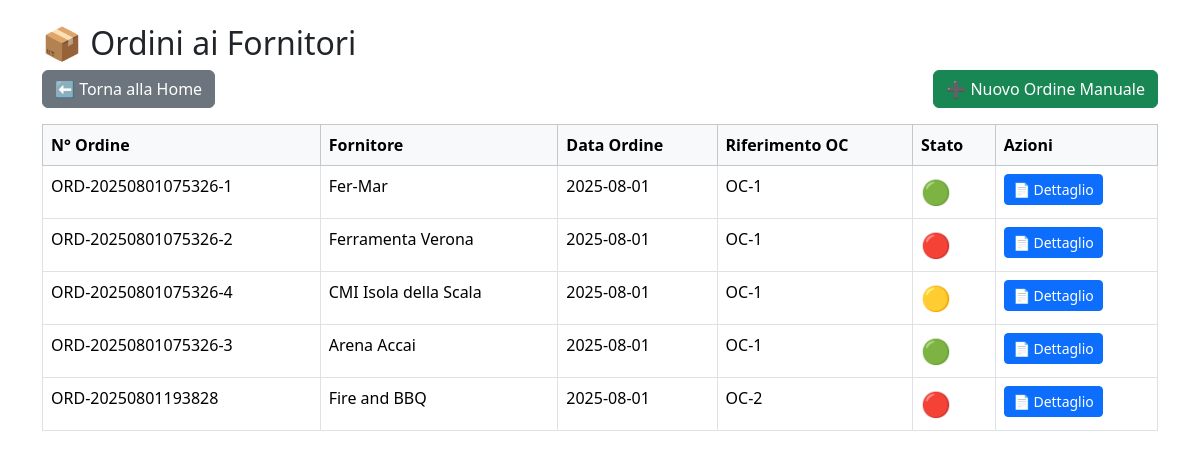
The page /ordini-fornitore on the database its author committed.
### tables this page shows
CREATE TABLE ordini_fornitore (
    id INTEGER PRIMARY KEY AUTOINCREMENT,
    numero_ordine TEXT NOT NULL,
    id_fornitore INTEGER NOT NULL,
    data_ordine TEXT NOT NULL,
    riferimento_oc TEXT,
    FOREIGN KEY (id_fornitore) REFERENCES fornitori(id)
);

CREATE TABLE fornitori (
                id INTEGER PRIMARY KEY AUTOINCREMENT,
                nome TEXT NOT NULL,
                email TEXT,
                telefono TEXT
            , indirizzo TEXT, piva TEXT, iban TEXT, lavorazioni TEXT);

### main_6.py (the view)
@app.route('/ordini-fornitore')
def elenco_ordini_fornitore():
    conn = sqlite3.connect(DB_NAME)
    c = conn.cursor()
    c.execute('''
        SELECT o.id, o.numero_ordine, f.nome, o.data_ordine, o.riferimento_oc
        FROM ordini_fornitore o
        JOIN fornitori f ON o.id_fornitore = f.id
        ORDER BY o.data_ordine DESC
    ''')
    ordini_base = c.fetchall()
    ordini = []
    for o in ordini_base:
        id_ordine = o[0]
        c.execute('''
            SELECT data_confermata, data_consegna
            FROM righe_ordine_fornitore
            WHERE id_ordine = ? AND qty > 0
        ''', (id_ordine,))
        righe = c.fetchall()
        semaforo = "🔴"
        if all(r[1] for r in righe if r):  # tutte le data_consegna sono compilate
            semaforo = "🟢"
        elif all(r[0] for r in righe if r):  # tutte le data_confermata sono compilate
            semaforo = "🟡"
        ordini.append(o + (semaforo,))  # aggiunge lo stato al record
    conn.close()
    return render_template("ordini_fornitore.html", ordini=ordini)

### templates/ordini_fornitore.html (shortened to what this page needs)
<!DOCTYPE html>
<html lang="it">
<head>
    <link href="https://cdn.jsdelivr.net/npm/bootstrap@5.3.2/dist/css/bootstrap.min.css" rel="stylesheet">
</head>
<body>
<div class="container mt-4">
    <h2>📦 Ordini ai Fornitori</h2>
    <div class="d-flex justify-content-between mb-3">
        <a href="{{ url_for('dashboard') }}" class="btn btn-secondary">⬅ Torna alla Home</a>
        <a href="{{ url_for('crea_ordine_manuale') }}" class="btn btn-success">➕ Nuovo Ordine Manuale</a>
    </div>
    <table class="table table-bordered">
        <thead class="table-light">
            <tr>
                <th>N° Ordine</th>
                <th>Fornitore</th>
                <th>Data Ordine</th>
                <th>Riferimento OC</th>
                <th>Stato</th>
                <th>Azioni</th>
            </tr>
        </thead>
        <tbody>
            {% for o in ordini %}
            <tr>
                <td>{{ o[1] }}</td>
                <td>{{ o[2] }}</td>
                <td>{{ o[3] }}</td>
                <td>{{ o[4] }}</td>
                <td style="font-size: 1.5em;">{{ o[5] }}</td>
                <td>
                    <a href="{{ url_for('dettaglio_ordine_fornitore', id_ordine=o[0]) }}" class="btn btn-sm btn-primary">📄 Dettaglio</a>
                </td>
            </tr>
            {% endfor %}
        </tbody>
    </table>
</div>
</body>
</html>

### rows shown on the page
ordini_fornitore: numero_ordine "ORD-20250801075326-1", nome "Fer-Mar", data_ordine "2025-08-01", riferimento_oc "OC-1", o "🟢"
ordini_fornitore: numero_ordine "ORD-20250801075326-2", nome "Ferramenta Verona", data_ordine "2025-08-01", riferimento_oc "OC-1", o "🔴"
ordini_fornitore: numero_ordine "ORD-20250801075326-4", nome "CMI Isola della Scala", data_ordine "2025-08-01", riferimento_oc "OC-1", o "🟡"
ordini_fornitore: numero_ordine "ORD-20250801075326-3", nome "Arena Accai", data_ordine "2025-08-01", riferimento_oc "OC-1", o "🟢"
ordini_fornitore: numero_ordine "ORD-20250801193828", nome "Fire and BBQ", data_ordine "2025-08-01", riferimento_oc "OC-2", o "🔴"
